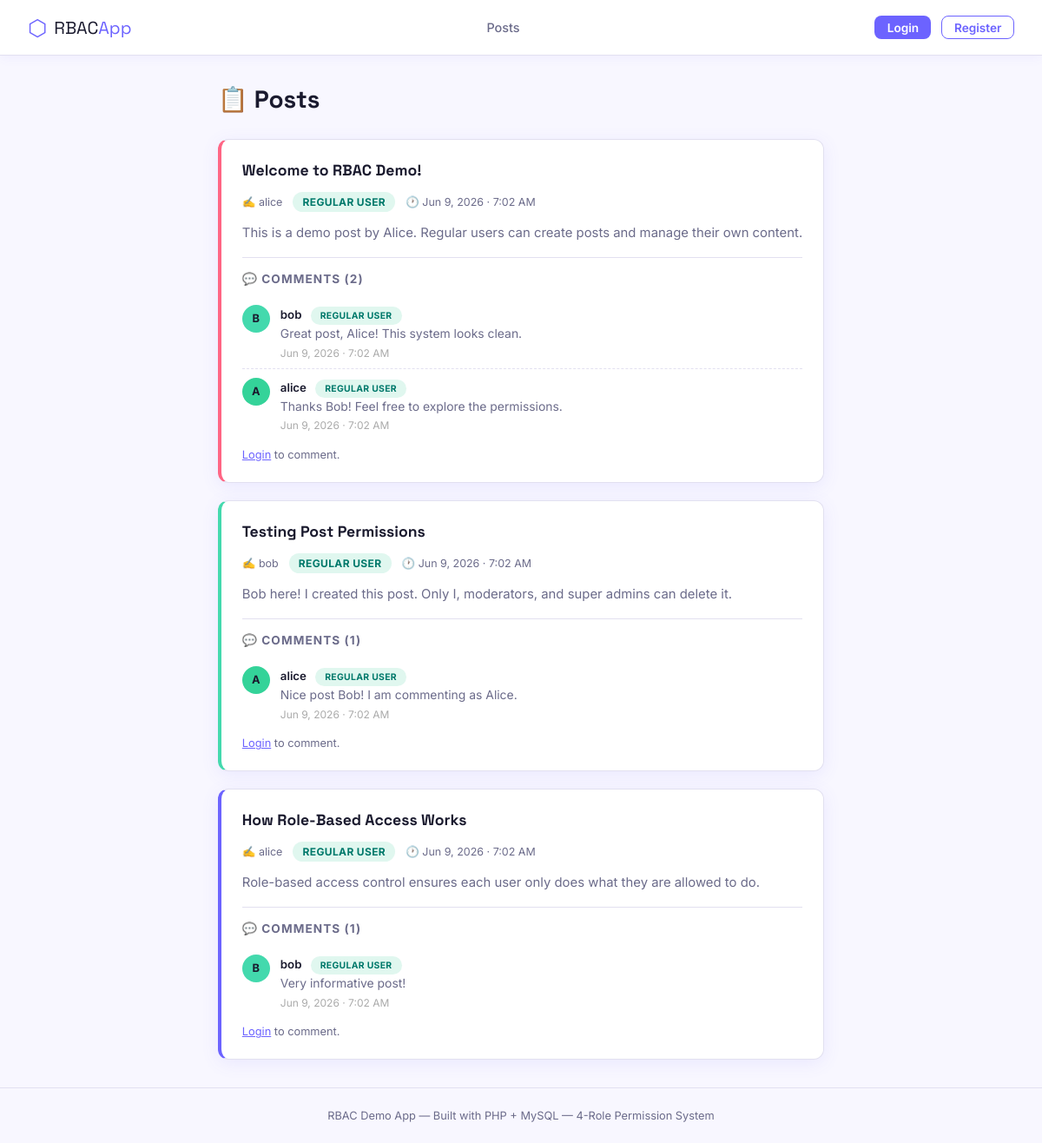
The page /pages/posts.php on the database its author committed.
### tables this page shows
CREATE TABLE IF NOT EXISTS posts (
    id INT AUTO_INCREMENT PRIMARY KEY,
    user_id INT NOT NULL,
    title VARCHAR(200) NOT NULL,
    content TEXT NOT NULL,
    created_at TIMESTAMP DEFAULT CURRENT_TIMESTAMP,
    updated_at TIMESTAMP DEFAULT CURRENT_TIMESTAMP ON UPDATE CURRENT_TIMESTAMP,
    FOREIGN KEY (user_id) REFERENCES users(id) ON DELETE CASCADE
);

CREATE TABLE IF NOT EXISTS users (
    id INT AUTO_INCREMENT PRIMARY KEY,
    username VARCHAR(50) NOT NULL UNIQUE,
    email VARCHAR(100) NOT NULL UNIQUE,
    password VARCHAR(255) NOT NULL,
    role_id INT NOT NULL DEFAULT 3,
    created_at TIMESTAMP DEFAULT CURRENT_TIMESTAMP,
    FOREIGN KEY (role_id) REFERENCES roles(id)
);

CREATE TABLE IF NOT EXISTS roles (
    id INT AUTO_INCREMENT PRIMARY KEY,
    name VARCHAR(50) NOT NULL UNIQUE,
    label VARCHAR(50) NOT NULL
);

CREATE TABLE IF NOT EXISTS comments (
    id INT AUTO_INCREMENT PRIMARY KEY,
    post_id INT NOT NULL,
    user_id INT NOT NULL,
    content TEXT NOT NULL,
    created_at TIMESTAMP DEFAULT CURRENT_TIMESTAMP,
    FOREIGN KEY (post_id) REFERENCES posts(id) ON DELETE CASCADE,
    FOREIGN KEY (user_id) REFERENCES users(id) ON DELETE CASCADE
);

### includes/auth.php (called while the page is built, shortened)
<?php
function isLoggedIn() {
    return isset($_SESSION['user_id']);
}
function currentRole() {
    return $_SESSION['role'] ?? 'guest';
}
function canCreateComment() {
    return in_array(currentRole(), ['super_admin', 'moderator', 'regular_user']);
}
function roleBadgeClass($role) {
    return match($role) {
        'super_admin'  => 'badge-super',
        'moderator'    => 'badge-mod',
        'regular_user' => 'badge-user',
        default        => 'badge-guest',
    };
}
?>

### pages/posts.php (the view, shortened to what this page needs)
<?php
require_once __DIR__ . '/../includes/auth.php';
$db = getDB();
$posts = $db->query("
    SELECT p.*, u.username, r.name AS role, r.label AS role_label
    FROM posts p
    JOIN users u ON p.user_id = u.id
    JOIN roles  r ON u.role_id = r.id
    ORDER BY p.created_at DESC
")->fetchAll();
$comments = $db->query("
    SELECT c.*, u.username, r.name AS role, r.label AS role_label
    FROM comments c
    JOIN users u ON c.user_id = u.id
    JOIN roles  r ON u.role_id = r.id
    ORDER BY c.created_at ASC
")->fetchAll();
$commentsByPost = [];
foreach ($comments as $cmt) {
    $commentsByPost[$cmt['post_id']][] = $cmt;
}
include __DIR__ . '/../includes/header.php';
?>
<div class="page-wrap">
    <div class="page-header">
        <h1 class="page-title">📋 Posts</h1>
    </div>
    <?php if (empty($posts)): ?>
        <div class="empty-state">
            <div class="empty-icon">📭</div>
            <h3>No posts yet</h3>
            <p>Be the first to create a post!</p>
        </div>
    <?php else: ?>
        <?php foreach ($posts as $post): ?>
        <div class="card post-card" id="post-<?= $post['id'] ?>">
            <div class="card-header">
                <div>
                    <div class="card-title"><?= htmlspecialchars($post['title']) ?></div>
                    <div class="card-meta">
                        <span>✍️ <?= htmlspecialchars($post['username']) ?></span>
                        <span class="badge <?= roleBadgeClass($post['role']) ?>"><?= htmlspecialchars($post['role_label']) ?></span>
                        <span>🕐 <?= date('M j, Y · g:i A', strtotime($post['created_at'])) ?></span>
                    </div>
                </div>
            </div>
            <div class="card-body"><?= nl2br(htmlspecialchars($post['content'])) ?></div>
            <div class="comments-section">
                <div class="comments-title">
                    💬 Comments (<?= count($commentsByPost[$post['id']] ?? []) ?>)
                </div>
                <div id="cmtList-<?= $post['id'] ?>">
                <?php foreach ($commentsByPost[$post['id']] ?? [] as $cmt): ?>
                    <div class="comment-item" id="cmt-<?= $cmt['id'] ?>">
                        <div class="comment-avatar av-<?= abs(crc32($cmt['username'])) % 6 ?>">
                            <?= strtoupper($cmt['username'][0]) ?>
                        </div>
                        <div class="comment-content">
                            <span class="comment-author"><?= htmlspecialchars($cmt['username']) ?></span>
                            <span class="badge <?= roleBadgeClass($cmt['role']) ?>" style="font-size:.65rem;margin-left:.35rem;"><?= htmlspecialchars($cmt['role_label']) ?></span>
                            <p class="comment-text"><?= htmlspecialchars($cmt['content']) ?></p>
                            <span class="comment-time"><?= date('M j, Y · g:i A', strtotime($cmt['created_at'])) ?></span>
                        </div>
                    </div>
                <?php endforeach; ?>
                </div>
                <?php if (canCreateComment()): ?>
                <form class="comment-form" id="cf-<?= $post['id'] ?>" style="display:none;" onsubmit="addComment(event, <?= $post['id'] ?>)">
                    <input type="text" id="cmtInput-<?= $post['id'] ?>" placeholder="Write a comment…" autocomplete="off"/>
                    <button class="btn btn-primary btn-sm" type="submit">Post</button>
                </form>
                <?php elseif (!isLoggedIn()): ?>
                    <p style="font-size:.8rem;color:var(--text-muted);margin-top:.5rem;">
                        <a href="/rbac_project/pages/login.php" style="color:var(--primary);">Login</a> to comment.
                    </p>
                <?php endif; ?>
            </div>
        </div>
        <?php endforeach; ?>
    <?php endif; ?>
</div>
<?php include __DIR__ . '/../includes/footer.php'; ?>

### includes/header.php (shortened to what this page needs)
<?php
require_once __DIR__ . '/auth.php';
$user = currentUser();
?>
<!DOCTYPE html>
<html lang="en">
<head>
    <link rel="stylesheet" href="/rbac_project/assets/css/style.css"/>
</head>
<body>
<nav class="navbar">
    <div class="nav-brand">
        <span class="brand-icon">⬡</span>
        <span class="brand-name">RBAC<span class="brand-accent">App</span></span>
    </div>
    <div class="nav-links">
        <a href="/rbac_project/pages/posts.php" class="nav-link">Posts</a>
    </div>
    <div class="nav-right">
        <?php if (isLoggedIn()): ?>
            <span class="badge <?= roleBadgeClass(currentRole()) ?>"><?= roleLabel(currentRole()) ?></span>
            <span class="nav-username">@<?= htmlspecialchars($user['username']) ?></span>
            <a href="/rbac_project/pages/logout.php" class="btn btn-outline-sm">Logout</a>
        <?php else: ?>
            <a href="/rbac_project/pages/login.php" class="btn btn-primary-sm">Login</a>
            <a href="/rbac_project/pages/register.php" class="btn btn-outline-sm">Register</a>
        <?php endif; ?>
    </div>
</nav>

### includes/footer.php (shortened to what this page needs)
<footer class="footer">
    <p>RBAC Demo App &mdash; Built with PHP + MySQL &mdash; 4-Role Permission System</p>
</footer>
</body>
</html>

### rows shown on the page
posts: title "Welcome to RBAC Demo!", user.username "alice", roles.label "REGULAR USER", created_at "Jun 9, 2026 · 7:02 AM", content "This is a demo post by Alice. Regular users can create posts and manage their own content.", id "2"
comments: user.username "B", user.username "bob", roles.label "REGULAR USER", content "Great post, Alice! This system looks clean.", created_at "Jun 9, 2026 · 7:02 AM"
comments: user.username "A", user.username "alice", roles.label "REGULAR USER", content "Thanks Bob! Feel free to explore the permissions.", created_at "Jun 9, 2026 · 7:02 AM"
posts: title "Testing Post Permissions", user.username "bob", roles.label "REGULAR USER", created_at "Jun 9, 2026 · 7:02 AM", content "Bob here! I created this post. Only I, moderators, and super admins can delete it.", id "1"
comments: user.username "A", user.username "alice", roles.label "REGULAR USER", content "Nice post Bob! I am commenting as Alice.", created_at "Jun 9, 2026 · 7:02 AM"
posts: title "How Role-Based Access Works", user.username "alice", roles.label "REGULAR USER", created_at "Jun 9, 2026 · 7:02 AM", content "Role-based access control ensures each user only does what they are allowed to do.", id "1"
comments: user.username "B", user.username "bob", roles.label "REGULAR USER", content "Very informative post!", created_at "Jun 9, 2026 · 7:02 AM"
